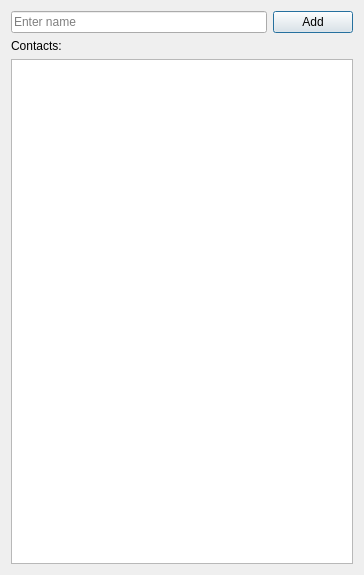
<?xml version="1.0" encoding="UTF-8"?>
<ui version="4.0">
 <class>dialog_contacts</class>
 <widget class="QDialog" name="dialog_contacts">
  <property name="geometry">
   <rect>
    <x>0</x>
    <y>0</y>
    <width>364</width>
    <height>575</height>
   </rect>
  </property>
  <property name="windowTitle">
   <string>Contacts</string>
  </property>
  <layout class="QVBoxLayout" name="verticalLayout_3">
   <item>
    <layout class="QVBoxLayout" name="verticalLayout_2">
     <item>
      <layout class="QHBoxLayout" name="horizontalLayout">
       <item>
        <widget class="QLineEdit" name="le_add_input">
         <property name="placeholderText">
          <string>Enter name</string>
         </property>
        </widget>
       </item>
       <item>
        <widget class="QPushButton" name="pb_add_contact">
         <property name="text">
          <string>Add</string>
         </property>
        </widget>
       </item>
      </layout>
     </item>
     <item>
      <layout class="QVBoxLayout" name="verticalLayout">
       <item>
        <widget class="QLabel" name="l_contacts">
         <property name="text">
          <string>Contacts:</string>
         </property>
        </widget>
       </item>
       <item>
        <widget class="QListWidget" name="lw_contacts">
         <property name="sortingEnabled">
          <bool>true</bool>
         </property>
        </widget>
       </item>
      </layout>
     </item>
    </layout>
   </item>
  </layout>
 </widget>
 <resources/>
 <connections/>
</ui>
